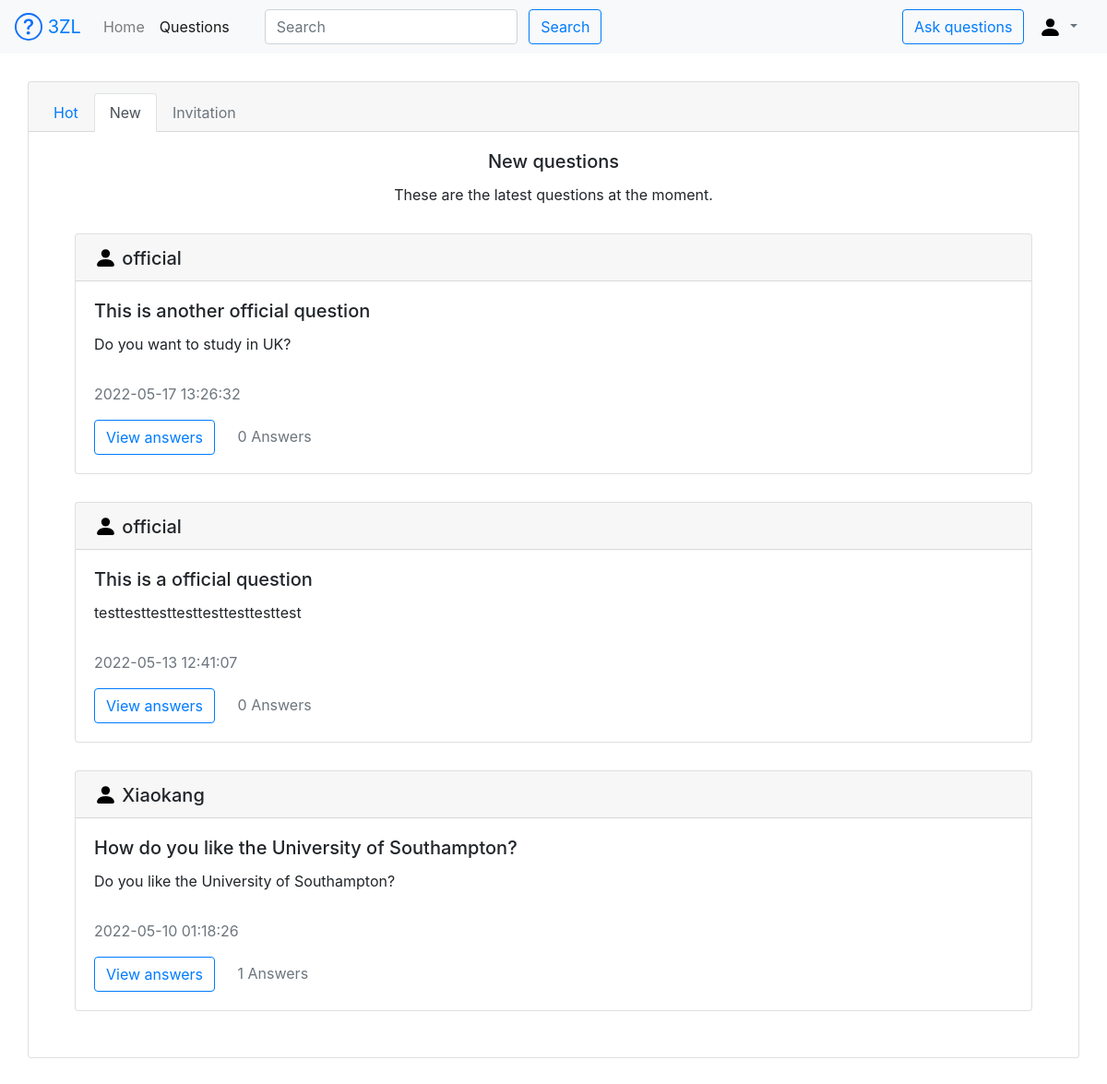
Screenshot of /questions/new with the database file from the repository.
### appdir/models.py (models this page shows, shortened)
class User(db.Model):
    id = db.Column(db.Integer, primary_key=True)
    username = db.Column(db.String(64), index=True, unique=True)
    email = db.Column(db.String(120), index=True, unique=True)
    original_password = db.Column(db.String(128))
    password_hash = db.Column(db.String(128))
    invitation_code = db.Column(db.String(32))
    status = db.Column(db.Integer)

class Question(db.Model):
    id = db.Column(db.Integer, primary_key=True)
    title = db.Column(db.String(100), index=True)
    description = db.Column(db.String(300), index=True)
    datetime = db.Column(db.DateTime)
    user_id = db.Column(db.Integer, db.ForeignKey('user.id'))
    type = db.Column(db.Integer)
    status = db.Column(db.Integer)

### appdir/routes.py (the view)
@app.route('/questions/<type>', methods=['GET', 'POST'])
def questions(type):
    question_form = QuestionForm()
    invites_in_db = Invite.query.filter(Invite.invitee_id == session.get('USERID'))
    invite_question_ids = []
    for invite in invites_in_db:
        invite_question_ids.append(invite.question_id)
    questions_in_db = Question.query.all()
    my_questions = []
    for question in questions_in_db:
        if question.status != 0:
            continue
        user = User.query.filter(User.id == question.user_id).first()
        answers_in_db = Answer.query.filter(Answer.question_id == question.id)
        new_question = {
            'id': question.id,
            'username': user.username,
            'title': question.title,
            'description': question.description,
            'answers': answers_in_db.count(),
            'time': question.datetime.strftime("%Y-%m-%d %H:%M:%S"),
            "type": question.type
        }
        if type == 'invitation':
            if question.id in invite_question_ids:
                my_questions.append(new_question)
        else:
            my_questions.append(new_question)
    if question_form.validate_on_submit():
        return validate_question(question_form)
    if type == "official":
        my_questions = [q for q in my_questions if q["type"] == 1]
        my_questions = sorted(my_questions, key=lambda keys: keys['answers'])
        my_questions.reverse()
        return render_template('official.html', username=session.get('USERNAME'), question_form=question_form,
                               questions=my_questions)
    if type in ["hot"]:
        my_questions = sorted(my_questions, key=lambda keys: keys['answers'])
        my_questions.reverse()
        return render_template('hot.html', username=session.get('USERNAME'), question_form=question_form,
                               questions=my_questions)
    if type == 'new':
        my_questions = sorted(my_questions, key=lambda keys: keys['time'])
        my_questions.reverse()
        return render_template('new.html', username=session.get('USERNAME'), question_form=question_form,
                               questions=my_questions)
    if type == 'invitation':
        my_questions.reverse()
        return render_template('invitation.html', username=session.get('USERNAME'), question_form=question_form,
                               questions=my_questions)

### appdir/forms.py
class QuestionForm(FlaskForm):
    title = StringField('Title', validators=[DataRequired()],
                        render_kw={'class': 'form-control', 'id': 'question-title'})
    description = TextAreaField('Description', validators=[DataRequired()],
                                render_kw={'class': 'form-control', 'id': 'question-des'})
    submit = SubmitField('Post', render_kw={'class': 'btn btn-outline-primary', 'id': 'submit-question'})

### appdir/templates/new.html (shortened to what this page needs)
{% extends 'base.html' %}
{% block content %}
    <div class="card text-center">
        <div class="card-header">
            <ul class="nav nav-tabs card-header-tabs">
                <li class="nav-item">
                    <a class="nav-link" href="{{ url_for('questions',type='hot') }}">Hot</a>
                </li>
                <li class="nav-item">
                    <a class="nav-link active" href="{{ url_for('questions',type='new') }}">New</a>
                </li>
                <li class="nav-item">
                    {% if username %}
                        <a class="nav-link" href="{{ url_for('questions',type='invitation') }}">Invitation</a>
                    {% else %}
                        <a class="nav-link disabled" href="#">Invitation</a>
                    {% endif %}
                </li>
            </ul>
        </div>
        <div class="card-body">
            <h5 class="card-title">New questions</h5>
            <p class="card-text">These are the latest questions at the moment.</p>
            {% for question in questions %}
                <div class="card text-left">
                    <h5 class="card-header">
                        <img src="../static/image/bootstrap-icon/person-fill.svg" width="25" height="25"
                             class="d-inline-block align-middle"
                             alt="" loading="lazy">
                        <span class="align-middle">{{ question.username }}</span>
                    </h5>
                    <div class="card-body">
                        <h5 class="card-title">{{ question.title }}</h5>
                        <p class="card-text">{{ question.description }}</p>
                        <div id="my-div">
                            <p class="card-text text-muted">{{ question.time }}</p>
                            {% if username %}
                                <a href="/question{{ question.id }}" class="btn btn-outline-primary">View answers</a>
                            {% else %}
                                <a href="/login" class="btn btn-outline-primary">View answers</a>
                            {% endif %}
                            <span class="card-text info text-muted">{{ question.answers }} Answers</span>
                        </div>
                    </div>
                </div>
            {% endfor %}
        </div>
    </div>
{% endblock %}

### appdir/templates/new.html (style rules this page uses)
.card { margin: 30px; }
.info { margin-left: 20px; }
#my-div { margin-top: 30px; }

### rows the page displays
User: username "official" "official"
Question: title "This is another official question", description "Do you want to study in UK?"
Question: title "This is a official question", description "testtesttesttesttesttesttesttest"
User: username "Xiaokang"
Question: title "How do you like the University of Southampton?", description "Do you like the University of Southampton?"

### other values shown
{{ question.time }} "2022-05-17 13:26:32" "2022-05-13 12:41:07" "2022-05-10 01:18:26"
{{ question.answers }} "0" "0" "1"
